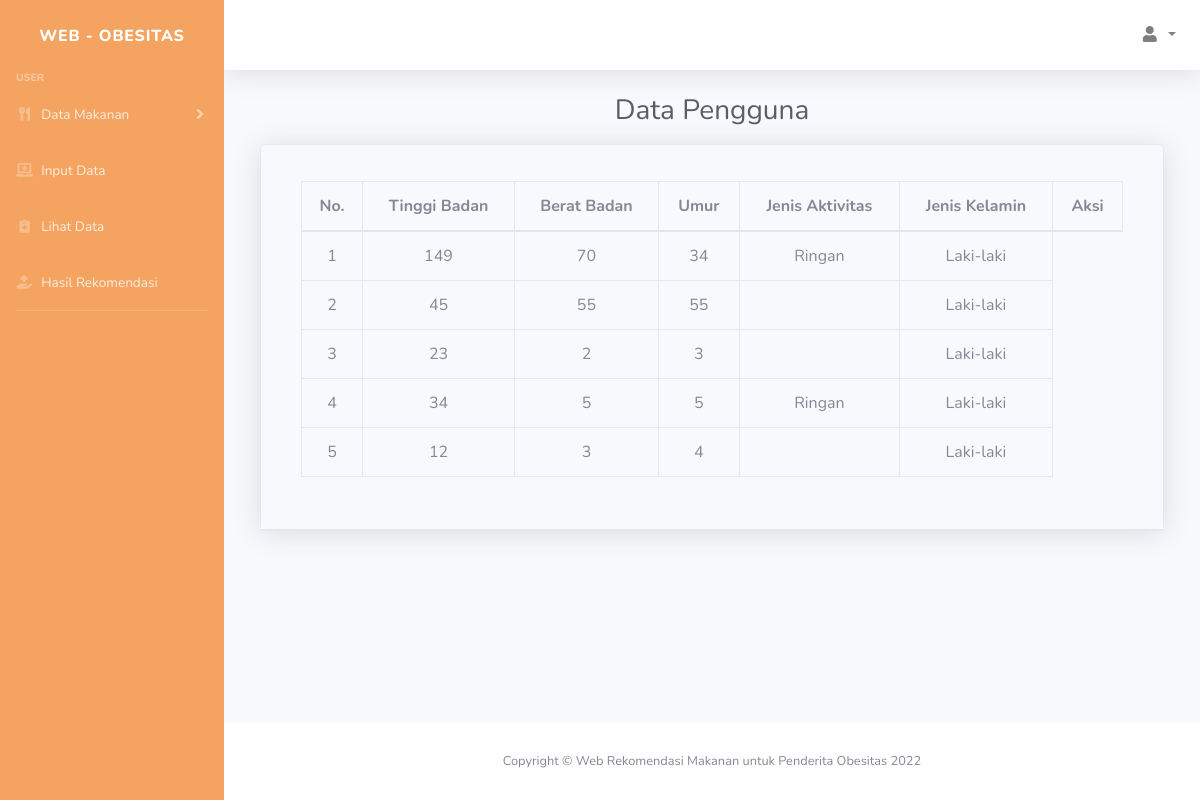
The page /web_obesitas/index.php/user/lihatdata on the database as committed earlier.
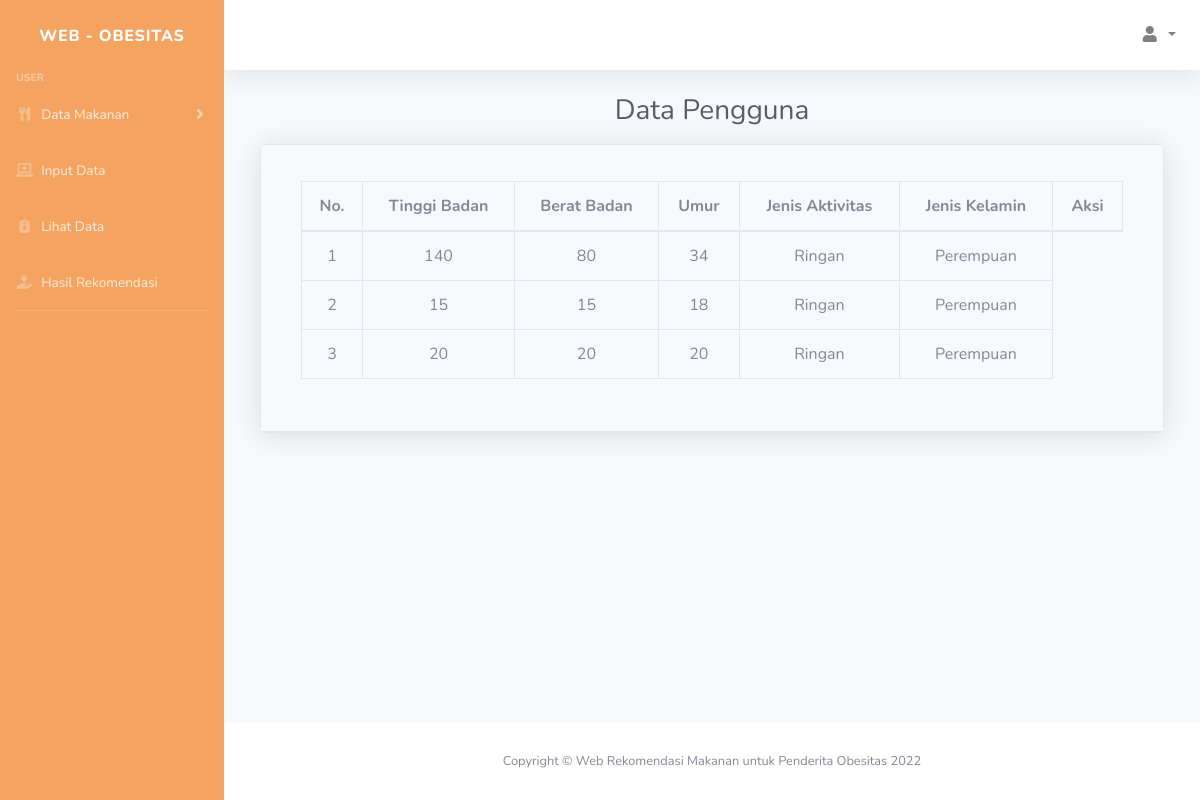
The same page on the database as committed later.
### tables this page shows
CREATE TABLE `inputdata` (
  `id` int(11) NOT NULL,
  `tinggi` int(255) NOT NULL,
  `berat` int(255) NOT NULL,
  `umur` int(255) NOT NULL,
  `aktivitas` enum('Ringan','Sedang','Berat') NOT NULL,
  `jk` enum('Laki-laki','Perempuan') NOT NULL
);

### web_obesitas/application/controllers/User.php (called while the page is built, shortened)
<?php
class User extends CI_Controller
{
    public function __construct()
    {
        $this->load->model('User_model');
        $this->load->library('form_validation');
    }
    public function lihatdata()
    {
        $data['title'] = 'Data Pengguna';
        $data['user'] = $this->db->get_where('user', ['email' =>
        $this->session->userdata('email')])->row_array();
        $data['inputdata'] = $this->User_model->getAllUser();
        $this->load->view('templates/header', $data);
        $this->load->view('templates/sidebar');
        $this->load->view('templates/topbar');
        $this->load->view('user/lihatdata');
        $this->load->view('templates/footer');
    }
}

### web_obesitas/index.php (called while the page is built, shortened)
<?php
require_once BASEPATH.'core/CodeIgniter.php';

### web_obesitas/application/models/User_model.php (called while the page is built, shortened)
<?php
class User_model extends CI_model
{
    public function getAllUser()
    {
        return $this->db->get('inputdata')->result_array();
    }
}

### web_obesitas/application/views/user/lihatdata.php (the view, shortened to what the changed rows need)
<?php
$role_id = $_SESSION['role_id'] == 1;
if ($role_id) {
?>
    <div class="container-fluid">
        <div class="row">
            <div class="container">
                <h3 class="h3 mb-3 text-gray-800">
                    <center><?= $title; ?></center>
                </h3>
                <div class="card shadow mb-4">
                    <div class="card-header py-3">
                        <div class="card-body">
                            <div class="table-responsive">
                                <table class="table table-bordered" colo id="dataTable" width="100%" cellspacing="0">
                                    <?php $id = 1; ?>
                                    <?php foreach ($inputdata as $row) : ?>
                                        <td>
                                            <center><?= $id ?> </center>
                                        </td>
                                        <td>
                                            <center><?= $row["tinggi"]; ?></center>
                                        </td>
                                        <td>
                                            <center><?= $row["berat"]; ?></center>
                                        </td>
                                        <td>
                                            <center><?= $row["umur"]; ?></center>
                                        </td>
                                        <td>
                                            <center><?= $row["aktivitas"]; ?></center>
                                        </td>
                                        <td>
                                            <center><?= $row["jk"]; ?></center>
                                        </td>
                                        </tr>
                                        <?php $id++; ?>
                                    <?php endforeach; ?>
                            </div>
                            <thead>
                                <tr>
                                    <th>
                                        <center>No.</center>
                                    </th>
                                    <th>
                                        <center>Tinggi Badan</center>
                                    </th>
                                    <th>
                                        <center>Berat Badan</center>
                                    </th>
                                    <th>
                                        <center>Umur</center>
                                    </th>
                                    <th>
                                        <center>Jenis Aktivitas</center>
                                    </th>
                                    <th>
                                        <center>Jenis Kelamin</center>
                                    </th>
                                </tr>
                            </thead>
                            </tbody>
                            </table>
                        </div>
                    </div>
                </div>
            </div>
        </div>
    </div>
    </div>
    </div>
<?php } else { ?>
    <div class="container-fluid">
        <div class="row">
            <div class="container">
                <div class="card shadow mb-4">
                    <div class="card-header py-3">
                        <div class="card-body">
                            <div class="table-responsive">
                                <table class="table table-bordered" colo id="dataTable" width="100%" cellspacing="0">
                                    <?php $id = 1; ?>
                                    <?php foreach ($inputdata as $row) : ?>
                                        <td>
                                            <center><?= $id ?> </center>
                                        </td>
                                        <td>
                                            <center><?= $row["tinggi"]; ?></center>
                                        </td>
                                        <td>
                                            <center><?= $row["berat"]; ?></center>
                                        </td>
                                        <td>
                                            <center><?= $row["umur"]; ?></center>
                                        </td>
                                        <td>
                                            <center><?= $row["aktivitas"]; ?></center>
                                        </td>
                                        <td>
                                            <center><?= $row["jk"]; ?></center>
                                        </td>
                                        <?php $id++; ?>
                                    <?php endforeach; ?>
                            </div>
                            <thead>
                                <tr>
                                    <th>
                                        <center>No.</center>
                                    </th>
                                    <th>
                                        <center>Tinggi Badan</center>
                                    </th>
                                    <th>
                                        <center>Berat Badan</center>
                                    </th>
                                    <th>
                                        <center>Umur</center>
                                    </th>
                                    <th>
                                        <center>Jenis Aktivitas</center>
                                    </th>
                                    <th>
                                        <center>Jenis Kelamin</center>
                                    </th>
                                    <th>
                                        <center>Aksi</center>
                                    </th>
                                </tr>
                            </thead>
                        </div>
                    </div>
                </div>
            </div>
        </div>
    </div>
    </div>
    </div>
<?php } ?>

Rows that differ between the two databases and show on the page:
removed inputdata: tinggi "149", berat "70", umur "34", aktivitas "Ringan", jk "Laki-laki"
removed inputdata: tinggi "45", berat "55", umur "55", jk "Laki-laki"
removed inputdata: tinggi "23", berat "2", umur "3", jk "Laki-laki"
removed inputdata: tinggi "34", berat "5", umur "5", aktivitas "Ringan", jk "Laki-laki"
removed inputdata: tinggi "12", berat "3", umur "4", jk "Laki-laki"
added inputdata: tinggi "140", berat "80", umur "34", aktivitas "Ringan", jk "Perempuan"
added inputdata: tinggi "15", berat "15", umur "18", aktivitas "Ringan", jk "Perempuan"
added inputdata: tinggi "20", berat "20", umur "20", aktivitas "Ringan", jk "Perempuan"
